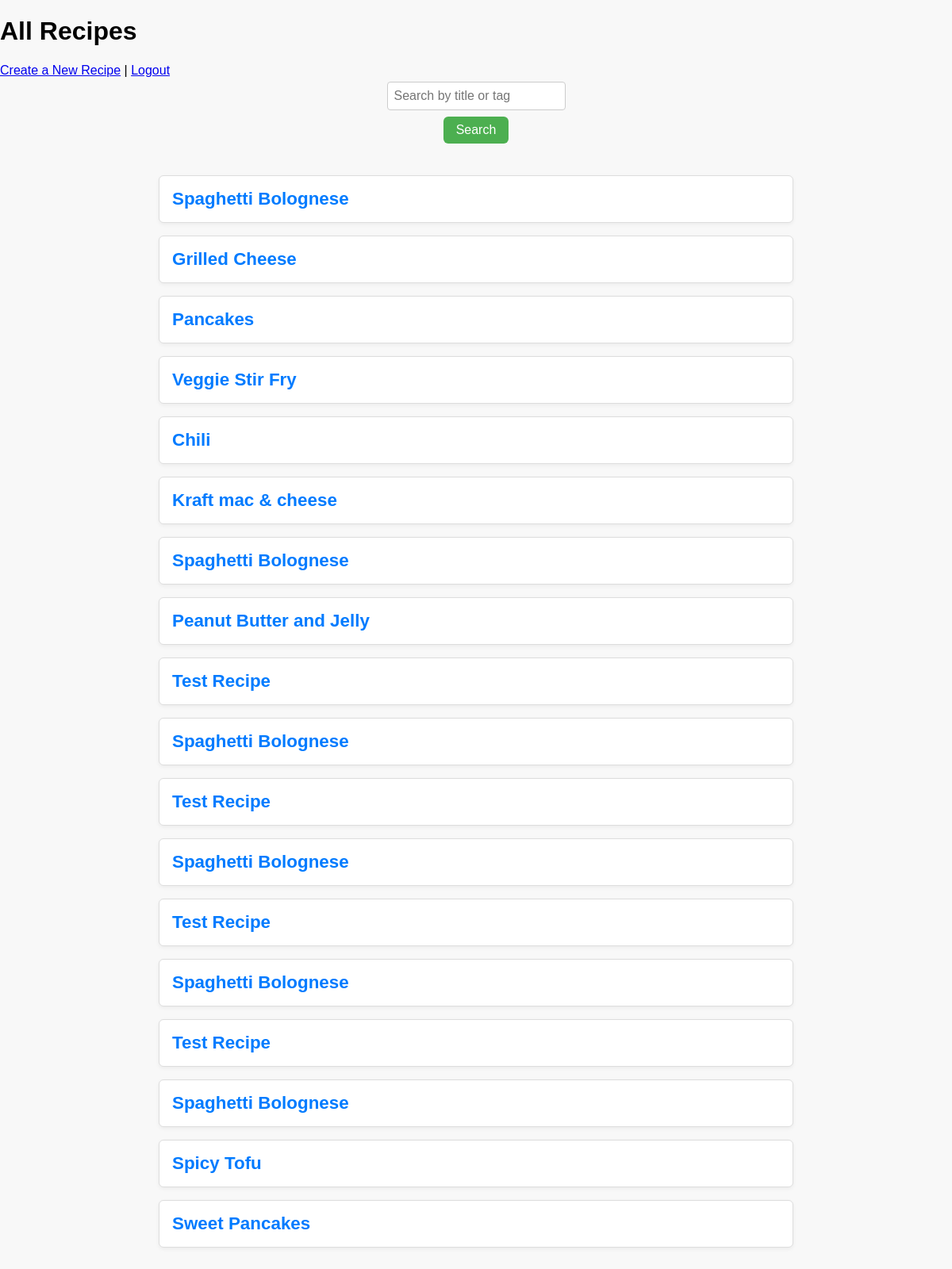
Page / (signed in) on the earlier database version.
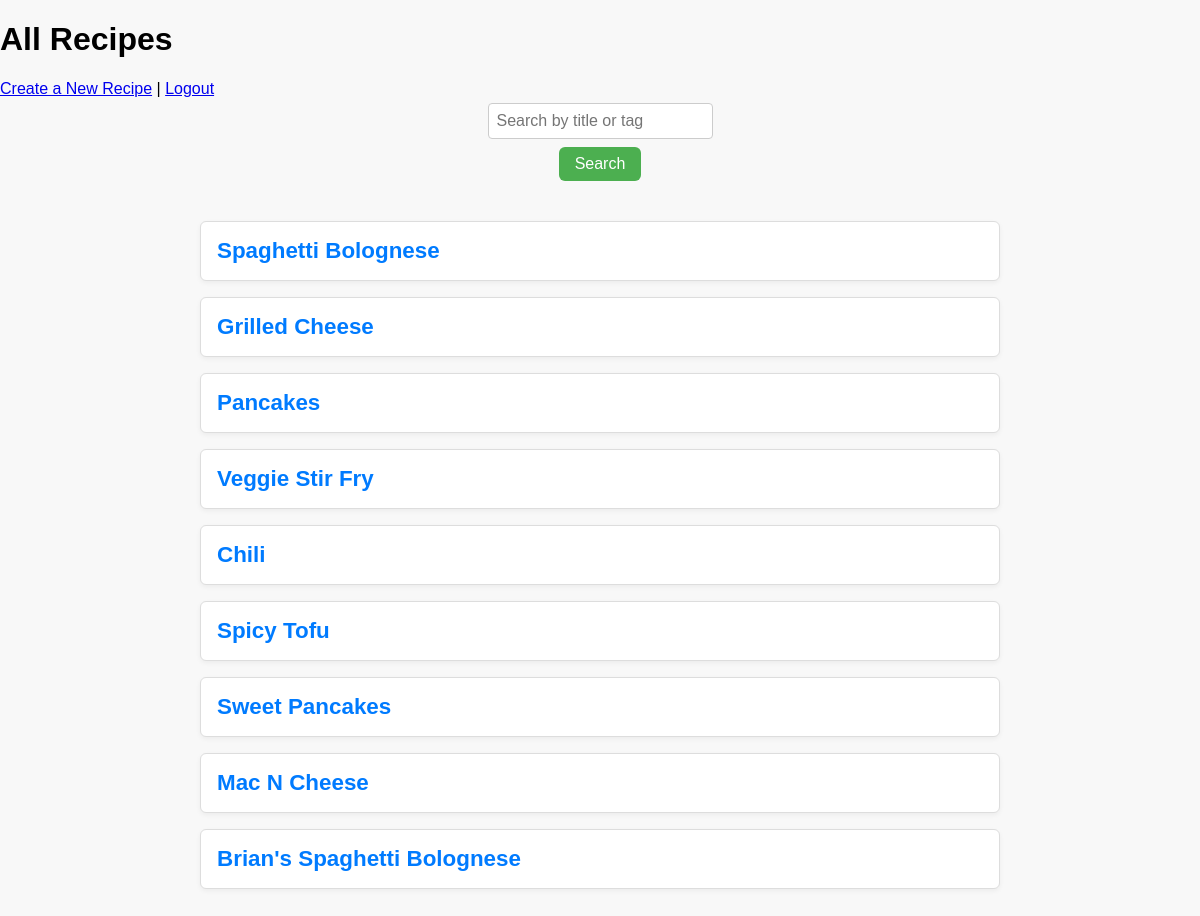
Same page on the later database version.
### tables this page shows
CREATE TABLE recipes (
                id INTEGER PRIMARY KEY AUTOINCREMENT,
                title TEXT NOT NULL,
                ingredients TEXT,
                steps TEXT,
                notes TEXT,
                tags TEXT,
                user_id INTEGER,
                forked_from INTEGER,
                FOREIGN KEY(user_id) REFERENCES users(id),
                FOREIGN KEY(forked_from) REFERENCES recipes(id)
            );

### app/routes/recipe_routes.py (the view)
@recipe_bp.route("/")
def home():
    user_id = request.cookies.get('YourSessionCookie')
    if not user_id:
        return redirect(url_for('auth.login'))
    user = get_user(user_id)
    if not user:
        return redirect(url_for('auth.login'))
    query = request.args.get('q', '').strip()
    if query:
        recipes = search_recipes(query)
    else:
        recipes = get_all_recipes()
    return render_template('recipe_list.html', user=user, recipes=recipes)

### app/services/recipe_service.py (called while the page is built)
def get_all_recipes():
    conn = sqlite3.connect(DB_PATH)
    conn.row_factory = sqlite3.Row
    cursor = conn.cursor()
    cursor.execute("SELECT * FROM recipes")
    recipes = cursor.fetchall()
    conn.close()
    return recipes

### app/services/user_service.py (called while the page is built)
def get_user(id):
    conn = sqlite3.connect(DB_PATH)
    cursor = conn.cursor()
    cursor.execute("SELECT id FROM users WHERE id = ?", (id))
    user = cursor.fetchone()
    conn.close()
    if user:
        return {
            "id": user[0]
        }
    else:
        return None

### app/templates/recipe_list.html (shortened to what this page needs)
<!DOCTYPE html>
<html>
<head>
    <link rel="stylesheet" href="{{ url_for('static', filename='style.css') }}">
</head>
<body>
    <h1>All Recipes</h1>
    <a href="{{ url_for('recipe.create_recipe') }}">Create a New Recipe</a> |
    <a href="{{ url_for('auth.logout') }}">Logout</a>
    <form class="search-form" action="{{ url_for('recipe.home') }}" method="get">
        <input class="search-box" type="text" name="q" placeholder="Search by title or tag" value="{{ request.args.get('q', '') }}">
        <button class="search-button" type="submit">Search</button>
    </form>
    <div class="recipe-list">
        {% for recipe in recipes %}
            <div class="recipe-card">
                <h3><a href="{{ url_for('recipe.view_recipe', recipe_id=recipe['id']) }}">{{ recipe['title'] }}</a></h3>
            </div>
        {% endfor %}
    </div>
</body>
</html>

### app/static/style.css (style rules this page uses)
body { font-family: Arial, sans-serif; background: #f8f8f8; margin: 0; padding: 0; }
form { display: flex; flex-direction: column; }
input[type="text"], textarea { padding: 8px; margin-top: 5px; border: 1px solid #ccc; border-radius: 4px; }
.recipe-list { width: 80%; max-width: 800px; margin: 40px auto; }
.recipe-card { background: white; border: 1px solid #ddd; padding: 16px; margin-bottom: 16px; border-radius: 6px; box-shadow: 0 2px 5px rgba(0,0,0,0.05); }
.recipe-card h3 { margin: 0; font-size: 1.4em; color: #333; }
.recipe-card a { text-decoration: none; color: #007bff; }
.search-form { margin-bottom: 20px; display: flex; gap: 8px; align-items: center; }
.search-box { padding: 8px 12px; border: 1px solid #ccc; border-radius: 6px; font-size: 1rem; flex: 1; }
.search-button { padding: 8px 16px; background-color: #4CAF50; color: white; border: none; border-radius: 6px; font-size: 1rem; cursor: pointer; }

Differences in the rows shown:
removed recipes: title "Kraft mac & cheese"
removed recipes: title "Spaghetti Bolognese"
removed recipes: title "Peanut Butter and Jelly"
removed recipes: title "Test Recipe"
removed recipes: title "Spaghetti Bolognese"
removed recipes: title "Test Recipe"
removed recipes: title "Spaghetti Bolognese"
removed recipes: title "Test Recipe"
removed recipes: title "Spaghetti Bolognese"
removed recipes: title "Test Recipe"
removed recipes: title "Spaghetti Bolognese"
added recipes: title "Mac N Cheese"
added recipes: title "Brian's Spaghetti Bolognese"
